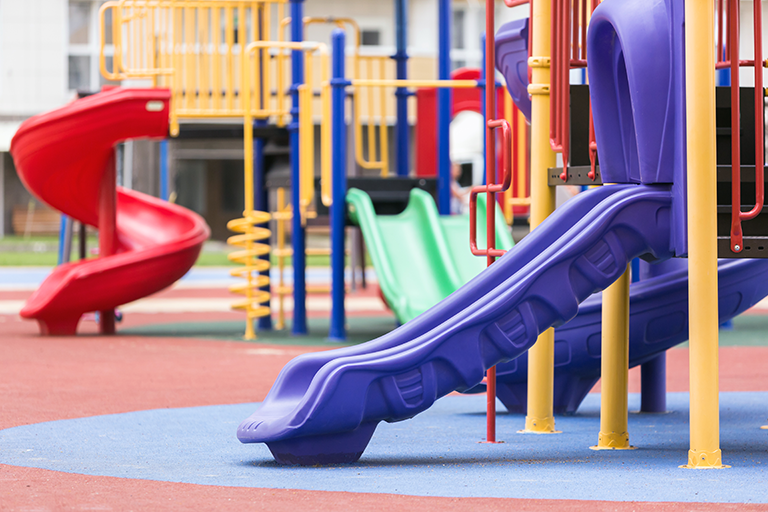
#> input picture graphic/前のやつ/images/slides.png, 768 x 512 px, found by its file name
$ jupyter execute Pr6-2_ColorSpace.ipynb
#> lines starting #> are read from the running program, lines starting #| are printed output that depends on the picture
# Pr6-2: 色空間の変換

## グレースケール画像化

cv2.cvtColor 関数で RGB から Gray に変えることができます．

```
I_gray = cv2.cvtColor(I_rgb, cv2.COLOR_RGB2GRAY)
```

以下の画像をグレースケール化してみましょう．
行列のサイズはどう変わるでしょうか？

[cell 1]
import numpy as np
import cv2
import matplotlib.pyplot as plt

# 画像ファイル名の指定
image_file = "slides.png"

# 画像ファイルの読み込み
I_bgr = cv2.imread(image_file)
#> I_bgr is the input picture: shape (512, 768, 3); mean B, G, R 147.1, 135.9, 163.2

# BGRからRGBへの変換
I_rgb = cv2.cvtColor(I_bgr, cv2.COLOR_BGR2RGB)

# Work: RGBからGrayに変換してみましょう．
I_gray = cv2.cvtColor(I_rgb, cv2.COLOR_RGB2GRAY)
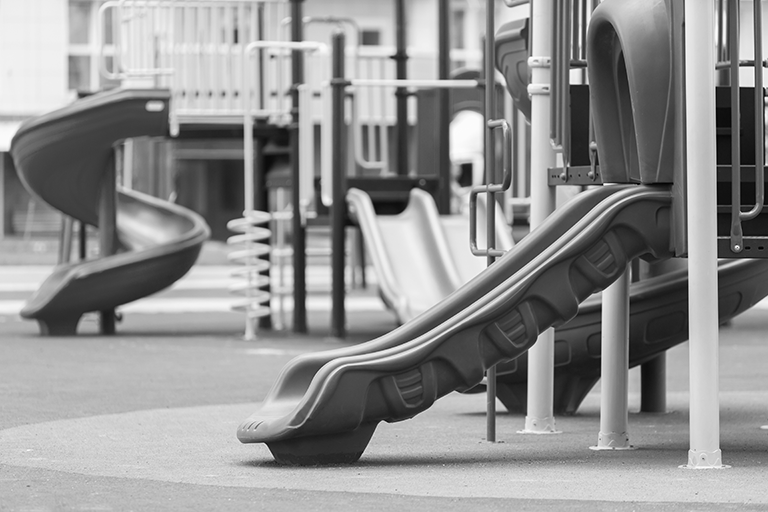
#> I_gray: shape (512, 768); min 0, max 255, mean 145.4

print("I_rgb.shape: ", I_rgb.shape)
#| I_rgb.shape:  (512, 768, 3)
print("I_gray.shape: ", I_gray.shape)
#| I_gray.shape:  (512, 768)

### グレースケール画像の表示

グレースケール画像は plt.imshow を調整する必要があります．<br>
以下の違いを確認しておきましょう．

```
plt.imshow(I_gray)

plt.imshow(I_gray, cmap="gray")
```

cmap は何のためにあるのでしょう？

[cell 2]
# 表示・出力処理
fig = plt.figure(figsize=(10, 5))

plt.subplot(1, 3, 1)
plt.imshow(I_rgb)
plt.axis('off')
plt.title("RGB")

plt.subplot(1, 3, 2)
plt.imshow(I_gray)
plt.axis('off')
plt.title("Gray")

plt.subplot(1, 3, 3)

# Work: cmap = "gray"を追加で入れてみましょう．
plt.imshow(I_gray, cmap="gray")
plt.axis('off')
plt.title("Gray (cmap)")
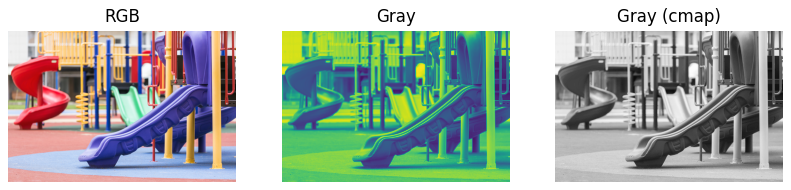
#> figure drawn by matplotlib, 3 panels

## CIE L\*a\*b\*色空間の可視化

CIE L\*a\*b\*色空間（以下 Lab と略記）を可視化してみます．

-   conv_channels に可視化用の Lab のチャンネル名を設定します．
-   RGB から Lab に変換します．

```
I_conv = cv2.cvtColor(I_rgb, cv2.COLOR_RGB2Lab)
```

I_rgb[:,:,i]のようにすると，個別のチャンネルの取り出しができます．

```
# Rチャンネルのプロット
plt.imshow(I_rgb[:,:,0], cmap="gray")

# Gチャンネルのプロット
plt.imshow(I_rgb[:,:,1], cmap="gray")

# Bチャンネルのプロット
plt.imshow(I_rgb[:,:,2], cmap="gray")
```

対応して，Lab も L, a, b の順にデータが入っているので以下で個別のチャンネルを表示できます．

```
# Lチャンネルのプロット
plt.imshow(I_lab[:,:,0], cmap="gray")

# aチャンネルのプロット
plt.imshow(I_lab[:,:,1], cmap="gray")

# bチャンネルのプロット
plt.imshow(I_lab[:,:,2], cmap="gray")
```

[cell 3]
rgb_channels = ["R", "G", "B"]

# Lab色空間に合わせてチャンネル名を編集します．
conv_channels = ["L", "a", "b"]

# RGBからLabに変換
I_lab = cv2.cvtColor(I_rgb, cv2.COLOR_RGB2Lab)
#> I_lab: shape (512, 768, 3); mean of channels 0, 1, 2 153.5, 143.6, 127.4

# 表示・出力処理
fig = plt.figure(figsize=(12, 9))
plt.subplots_adjust(left=0.05, right=0.95, bottom=0.05, top=0.95, hspace=0.2, wspace=0.05)

plt.subplot(3, 3, 1)
plt.imshow(I_rgb)
plt.axis('off')

for i, ch in enumerate(rgb_channels):
    plt.subplot(3, 3, i+4)

    # RGBチャンネルを個別に取り出して表示
    plt.imshow(I_rgb[:, :, i], cmap="gray")

    plt.title("{0}".format(ch))
    plt.axis('off')

for i, ch in enumerate(conv_channels):
    plt.subplot(3, 3, i+7)

    # Labチャンネルを個別に取り出して表示
    plt.imshow(I_lab[:, :, i], cmap="gray")

    plt.title("{0}".format(ch))
    plt.axis('off')
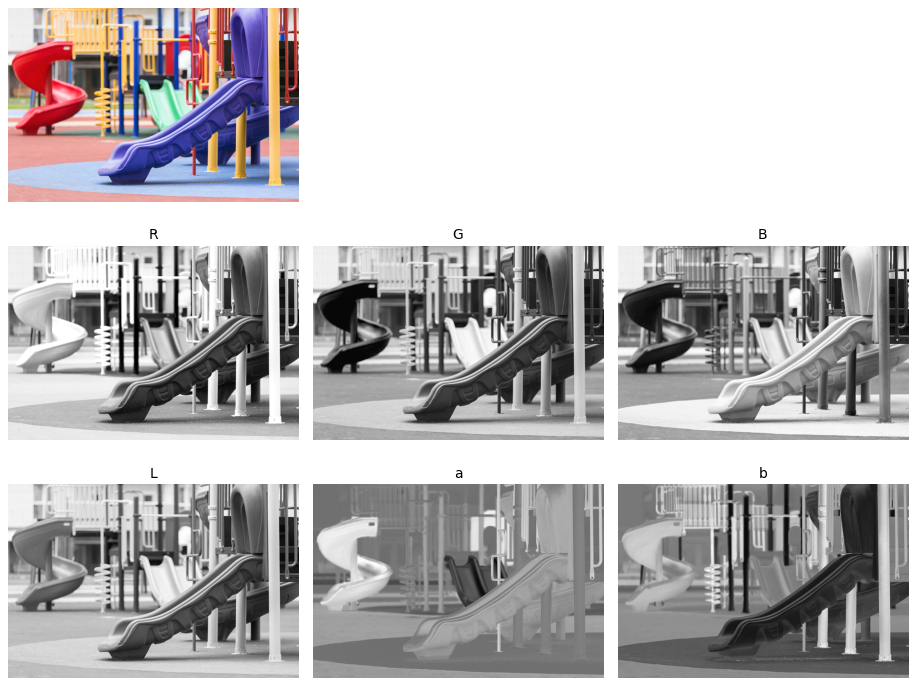
#> figure drawn by matplotlib, 7 panels

# Work: HSV 色空間を可視化してみましょう

Lab 色空間の可視化を参考にして下記のコードを変更してください．

1. RGB から HSV に変換するコードを書いてください．
2. HSV チャンネルを個別に取り出して表示するコードを書いてください．

[cell 4]
rgb_channels = ["R", "G", "B"]

# HSV色空間に合わせてチャンネル名を編集
conv_channels = ["H", "S", "V"]

# Work: RGBからHSVに変換（下記を修正）
I_hsv = cv2.cvtColor(I_rgb, cv2.COLOR_RGB2HSV)
#> I_hsv: shape (512, 768, 3); mean H, S, V 75.2, 107, 193.3

# 表示・出力処理
fig = plt.figure(figsize=(12, 9))
plt.subplots_adjust(left=0.05, right=0.95, bottom=0.05, top=0.95, hspace=0.2, wspace=0.05)

plt.subplot(3, 3, 1)
plt.imshow(I_rgb)
plt.axis('off')

for i, ch in enumerate(rgb_channels):
    plt.subplot(3, 3, i+4)

    # RGBチャンネルを個別に取り出して表示
    plt.imshow(I_rgb[:, :, i], cmap="gray")

    plt.title("{0}".format(ch))
    plt.axis('off')

for i, ch in enumerate(conv_channels):
    ax = plt.subplot(3, 3, i+7)

    # Work: HSVチャンネルを個別に取り出して表示（下記を追記）
    # plt.imshow(...)
    plt.imshow(I_hsv[:, :, i], cmap="gray")

    plt.title("{0}".format(ch))
    plt.axis('off')
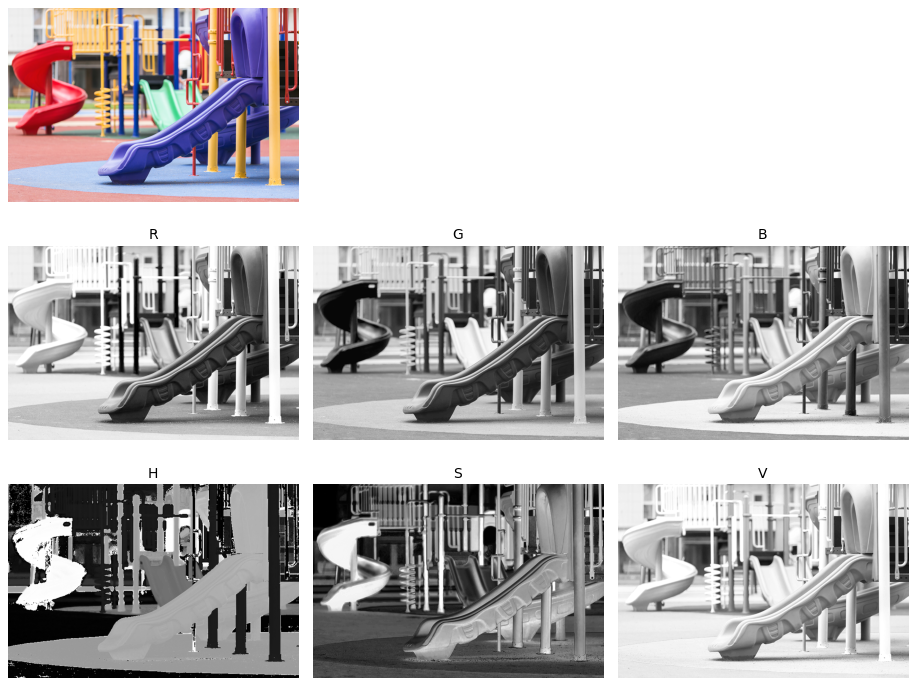
#> figure drawn by matplotlib, 7 panels

$ run again, with graphic/前のやつ/images/bear.png copied over graphic/前のやつ/images/slides.png
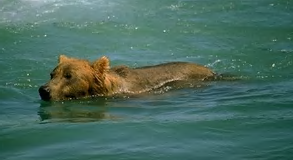
#> input picture graphic/前のやつ/images/bear.png, 293 x 160 px, found by its file name
#> I_bgr is the input picture: shape (160, 293, 3); mean B, G, R 96.2, 107.8, 73
#> `I_gray = cv2.cvtColor(I_rgb, cv2.COLOR_RGB2GRAY)`:
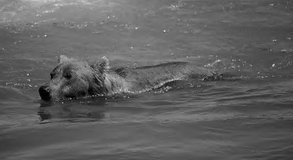
#> I_gray: shape (160, 293); min 0, max 218, mean 96.1
#| I_rgb.shape:  (160, 293, 3)
#| I_gray.shape:  (160, 293)
#> `[cell 2] # 表示・出力処理 fig = plt.figure(figsize=(10, 5))  plt.subplot(1, 3..`:
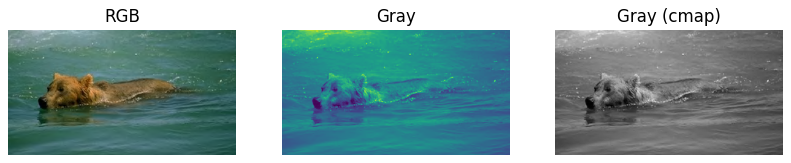
#> figure drawn by matplotlib, 3 panels
#> I_lab: shape (160, 293, 3); mean of channels 0, 1, 2 109.1, 113.8, 130.9
#> I_hsv: shape (160, 293, 3); mean H, S, V 76.5, 107.5, 110.7

$ run again, with graphic/前のやつ/images/uchiyama.png copied over graphic/前のやつ/images/slides.png
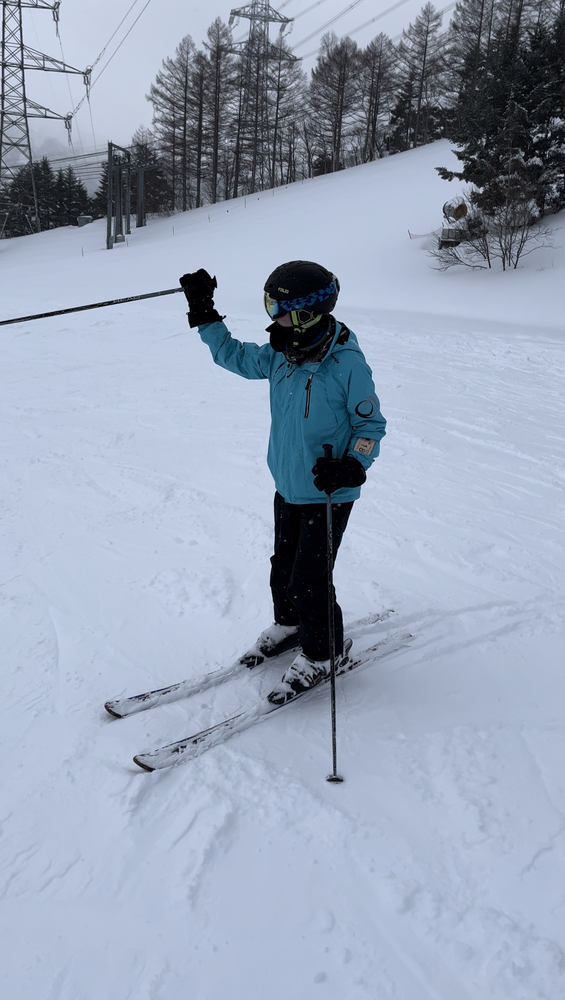
#> input picture graphic/前のやつ/images/uchiyama.png, 565 x 1000 px, shrunk from 1170 x 2071 before the run, found by its file name
#> I_bgr is the input picture: shape (1000, 565, 3); mean B, G, R 182.4, 162.9, 151.3
#> `I_gray = cv2.cvtColor(I_rgb, cv2.COLOR_RGB2GRAY)`:
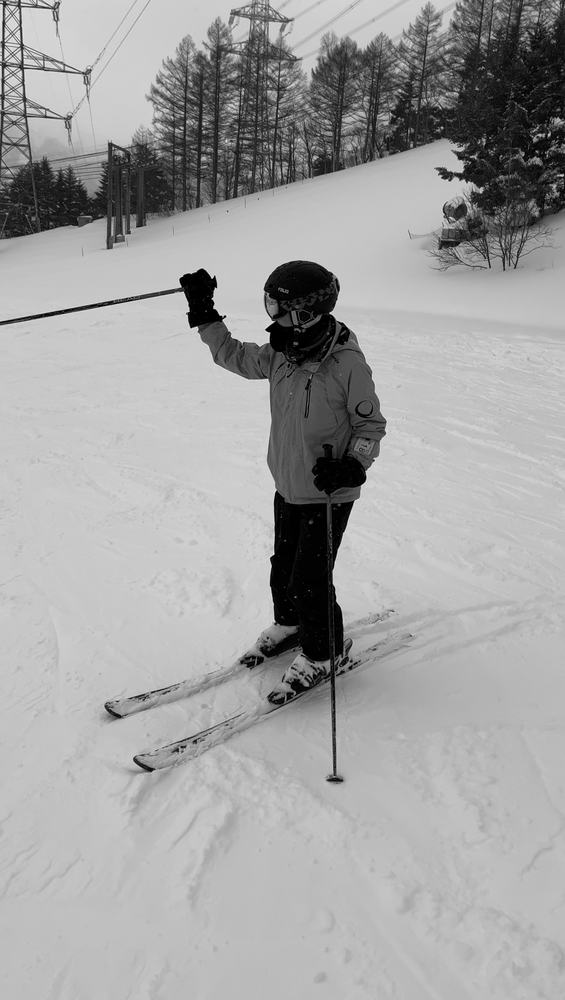
#> I_gray: shape (1000, 565); min 0, max 241, mean 161.6
#| I_rgb.shape:  (1000, 565, 3)
#| I_gray.shape:  (1000, 565)
#> `[cell 2] # 表示・出力処理 fig = plt.figure(figsize=(10, 5))  plt.subplot(1, 3..`:
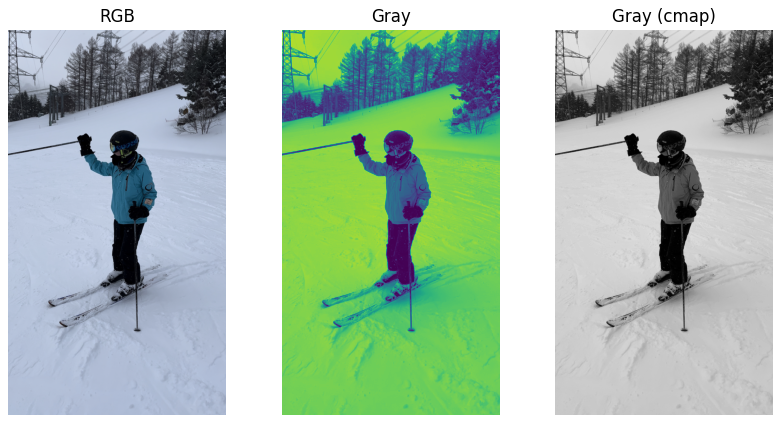
#> figure drawn by matplotlib, 3 panels
#> I_lab: shape (1000, 565, 3); mean of channels 0, 1, 2 167.9, 128.2, 116.8
#> I_hsv: shape (1000, 565, 3); mean H, S, V 109.5, 49.5, 182.4
